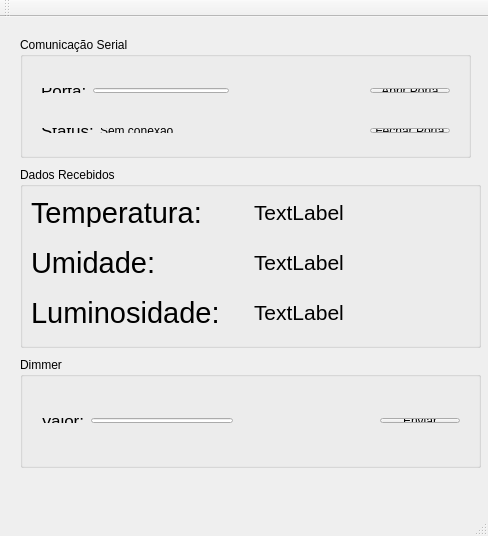
<?xml version="1.0" encoding="UTF-8"?>
<ui version="4.0">
 <class>MainWindow</class>
 <widget class="QMainWindow" name="MainWindow">
  <property name="geometry">
   <rect>
    <x>0</x>
    <y>0</y>
    <width>488</width>
    <height>536</height>
   </rect>
  </property>
  <property name="windowTitle">
   <string>MainWindow</string>
  </property>
  <widget class="QWidget" name="centralWidget">
   <widget class="QGroupBox" name="groupBox">
    <property name="geometry">
     <rect>
      <x>20</x>
      <y>150</y>
      <width>461</width>
      <height>181</height>
     </rect>
    </property>
    <property name="title">
     <string>Dados Recebidos</string>
    </property>
    <widget class="QWidget" name="layoutWidget">
     <property name="geometry">
      <rect>
       <x>0</x>
       <y>120</y>
       <width>461</width>
       <height>51</height>
      </rect>
     </property>
     <layout class="QHBoxLayout" name="horizontalLayout_3">
      <item>
       <widget class="QLabel" name="label_3">
        <property name="font">
         <font>
          <pointsize>22</pointsize>
         </font>
        </property>
        <property name="text">
         <string>Luminosidade:</string>
        </property>
       </widget>
      </item>
      <item>
       <widget class="QLabel" name="lumiLabel">
        <property name="font">
         <font>
          <pointsize>16</pointsize>
         </font>
        </property>
        <property name="text">
         <string>TextLabel</string>
        </property>
       </widget>
      </item>
     </layout>
    </widget>
    <widget class="QWidget" name="layoutWidget">
     <property name="geometry">
      <rect>
       <x>0</x>
       <y>70</y>
       <width>461</width>
       <height>51</height>
      </rect>
     </property>
     <layout class="QHBoxLayout" name="horizontalLayout_2">
      <item>
       <widget class="QLabel" name="label_2">
        <property name="font">
         <font>
          <pointsize>22</pointsize>
         </font>
        </property>
        <property name="text">
         <string>Umidade: </string>
        </property>
       </widget>
      </item>
      <item>
       <widget class="QLabel" name="umidLabel">
        <property name="font">
         <font>
          <pointsize>16</pointsize>
         </font>
        </property>
        <property name="text">
         <string>TextLabel</string>
        </property>
       </widget>
      </item>
     </layout>
    </widget>
    <widget class="QWidget" name="layoutWidget">
     <property name="geometry">
      <rect>
       <x>0</x>
       <y>20</y>
       <width>461</width>
       <height>51</height>
      </rect>
     </property>
     <layout class="QHBoxLayout" name="horizontalLayout">
      <item>
       <widget class="QLabel" name="label">
        <property name="font">
         <font>
          <pointsize>22</pointsize>
         </font>
        </property>
        <property name="text">
         <string>Temperatura: </string>
        </property>
       </widget>
      </item>
      <item>
       <widget class="QLabel" name="tempLabel">
        <property name="font">
         <font>
          <pointsize>16</pointsize>
         </font>
        </property>
        <property name="text">
         <string>TextLabel</string>
        </property>
       </widget>
      </item>
     </layout>
    </widget>
   </widget>
   <widget class="QGroupBox" name="groupBox_2">
    <property name="geometry">
     <rect>
      <x>20</x>
      <y>340</y>
      <width>461</width>
      <height>111</height>
     </rect>
    </property>
    <property name="title">
     <string>Dimmer</string>
    </property>
    <widget class="QWidget" name="">
     <property name="geometry">
      <rect>
       <x>10</x>
       <y>50</y>
       <width>441</width>
       <height>27</height>
      </rect>
     </property>
     <layout class="QHBoxLayout" name="horizontalLayout_5">
      <item>
       <widget class="QLabel" name="label_4">
        <property name="font">
         <font>
          <pointsize>13</pointsize>
         </font>
        </property>
        <property name="text">
         <string>Valor:</string>
        </property>
       </widget>
      </item>
      <item>
       <widget class="QLineEdit" name="inputDimmer"/>
      </item>
      <item>
       <spacer name="horizontalSpacer_2">
        <property name="orientation">
         <enum>Qt::Horizontal</enum>
        </property>
        <property name="sizeHint" stdset="0">
         <size>
          <width>40</width>
          <height>20</height>
         </size>
        </property>
       </spacer>
      </item>
      <item>
       <widget class="QPushButton" name="btn_dimmer">
        <property name="text">
         <string>Enviar</string>
        </property>
       </widget>
      </item>
     </layout>
    </widget>
   </widget>
   <widget class="QGroupBox" name="groupBox_3">
    <property name="geometry">
     <rect>
      <x>20</x>
      <y>20</y>
      <width>451</width>
      <height>121</height>
     </rect>
    </property>
    <property name="title">
     <string>Comunicação Serial</string>
    </property>
    <widget class="QWidget" name="">
     <property name="geometry">
      <rect>
       <x>10</x>
       <y>40</y>
       <width>431</width>
       <height>27</height>
      </rect>
     </property>
     <layout class="QHBoxLayout" name="horizontalLayout_4">
      <item>
       <widget class="QLabel" name="label_5">
        <property name="font">
         <font>
          <pointsize>13</pointsize>
         </font>
        </property>
        <property name="text">
         <string>Porta:</string>
        </property>
       </widget>
      </item>
      <item>
       <widget class="QLineEdit" name="inputPort"/>
      </item>
      <item>
       <spacer name="horizontalSpacer">
        <property name="orientation">
         <enum>Qt::Horizontal</enum>
        </property>
        <property name="sizeHint" stdset="0">
         <size>
          <width>40</width>
          <height>20</height>
         </size>
        </property>
       </spacer>
      </item>
      <item>
       <widget class="QPushButton" name="btn_openPort">
        <property name="text">
         <string>Abrir Porta</string>
        </property>
       </widget>
      </item>
     </layout>
    </widget>
    <widget class="QWidget" name="">
     <property name="geometry">
      <rect>
       <x>10</x>
       <y>80</y>
       <width>431</width>
       <height>27</height>
      </rect>
     </property>
     <layout class="QHBoxLayout" name="horizontalLayout_6">
      <item>
       <widget class="QLabel" name="label_6">
        <property name="font">
         <font>
          <pointsize>13</pointsize>
         </font>
        </property>
        <property name="text">
         <string>Status:</string>
        </property>
       </widget>
      </item>
      <item>
       <widget class="QLabel" name="connectionStatus">
        <property name="text">
         <string>Sem conexão</string>
        </property>
       </widget>
      </item>
      <item>
       <spacer name="horizontalSpacer_3">
        <property name="orientation">
         <enum>Qt::Horizontal</enum>
        </property>
        <property name="sizeHint" stdset="0">
         <size>
          <width>40</width>
          <height>20</height>
         </size>
        </property>
       </spacer>
      </item>
      <item>
       <widget class="QPushButton" name="btn_closePort">
        <property name="text">
         <string>Fechar Porta</string>
        </property>
       </widget>
      </item>
     </layout>
    </widget>
   </widget>
  </widget>
  <widget class="QMenuBar" name="menuBar">
   <property name="geometry">
    <rect>
     <x>0</x>
     <y>0</y>
     <width>488</width>
     <height>22</height>
    </rect>
   </property>
  </widget>
  <widget class="QToolBar" name="mainToolBar">
   <attribute name="toolBarArea">
    <enum>TopToolBarArea</enum>
   </attribute>
   <attribute name="toolBarBreak">
    <bool>false</bool>
   </attribute>
  </widget>
  <widget class="QStatusBar" name="statusBar"/>
 </widget>
 <layoutdefault spacing="6" margin="11"/>
 <resources/>
 <connections/>
</ui>
